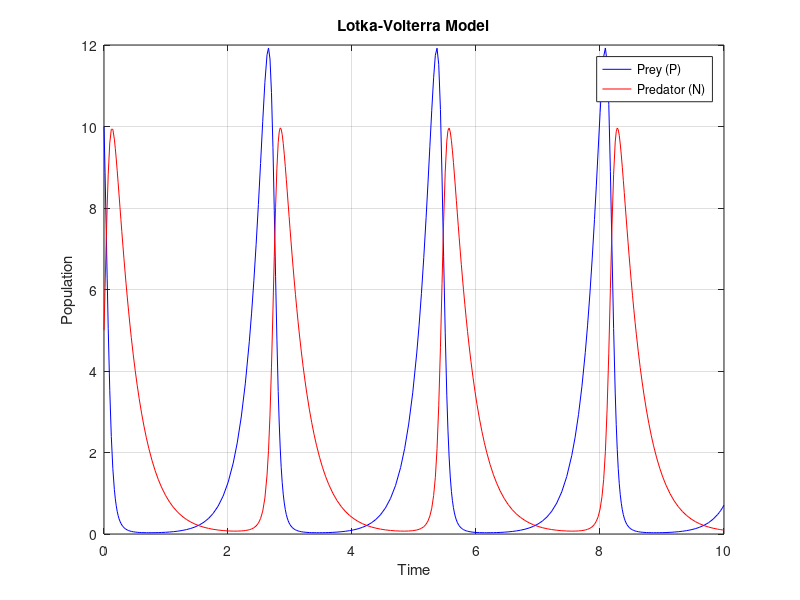

The MATLAB source for this figure:
% Define the Lotka-Volterra equations
LV_equations = @(t, y) [y(1) * (4 - 2 * y(2)); y(2) * (1.5 * y(1) - 3)];

% Initial conditions
initial_conditions = [10; 5]; % N(0) = 10, P(0) = 5

% Time span for the simulation
time_span = [0 10]; % You can change the time span as needed

% Solve the differential equations using ode45 solver
[t, populations] = ode45(LV_equations, time_span, initial_conditions);

% Extract N(t) and P(t) from the populations matrix
N = populations(:, 1)
P = populations(:, 2)

% Plot the results
figure;
plot(t, N, 'b', t, P, 'r');
title('Lotka-Volterra Model');
xlabel('Time');
ylabel('Population');
legend('Prey (P)', 'Predator (N)');
grid on;
